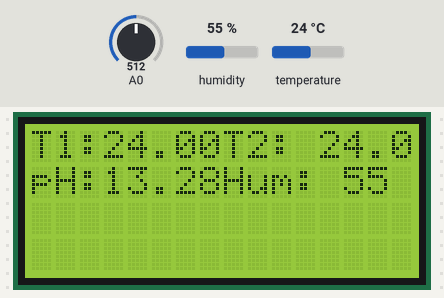
Bench run of a sketch on a simulated Arduino Nano, built with avr-gcc and run on an emulated ATmega328P. Shown: 16×4 character LCD. Inputs (shaded band) come from the test bench; at power-on: humidity 55 %, A0 = 512, temperature 24 °C. What the sketch prints to the serial monitor is not drawn.

Above: at 3.8 s.
3.9 s: humidity set to 22 %
At 5.7 s:
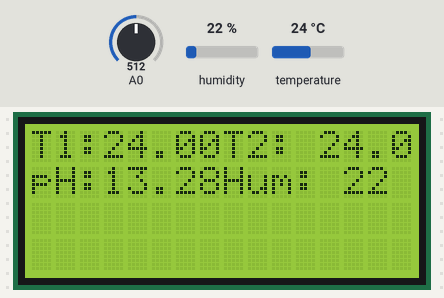
6.9 s: A0 set to 716
At 10.3 s:
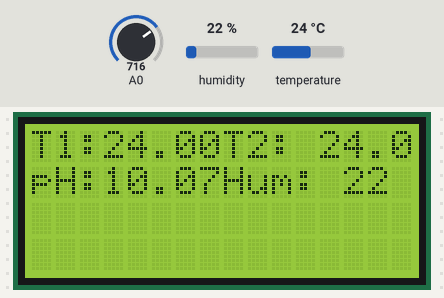
11.1 s: temperature set to 12 °C
At 12.6 s:
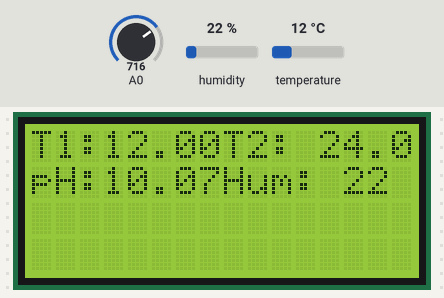
15.3 s: A0 set to 900
At 19.3 s:
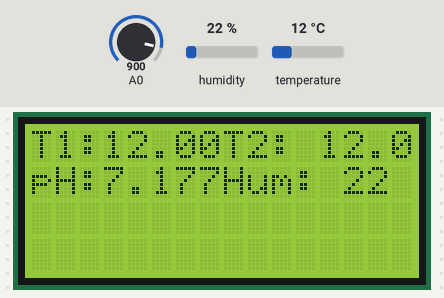
19.6 s: humidity set to 40 %
At 22.7 s:
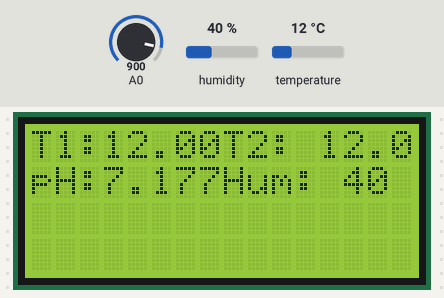
23.8 s: A0 set to 1023
At 27.2 s:
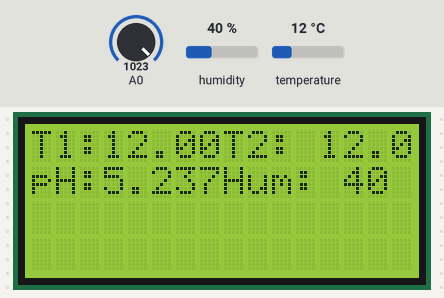
Timing chart, 0 to 28.7 s (numbered marks = the images above; inputs shaded):
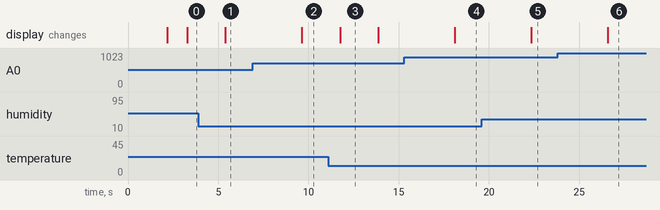

Measured:
- after the input at 3.9 s, the display: changes after 1.5 s (image 1)
- after the input at 6.9 s, the display: changes after 2.7 s (image 2)
- after the input at 11.1 s, the display: changes after 0.66 s (image 3)
- after the input at 15.3 s, the display: changes after 2.8 s (image 4)
- after the input at 19.6 s, the display: changes after 2.7 s (image 5)
- after the input at 23.8 s, the display: changes after 2.8 s (image 6)
- what the display in image 3 shows lasts 2.1 s, from 11.8 s to 13.9 s

The sketch:

SuhuHumidityPhBlynkarduinouno.ino
```cpp
#include <Wire.h>
#include <LiquidCrystal_I2C.h>
#include "DHT.h"
#include <OneWire.h>
#include <DallasTemperature.h>
#include <SoftwareSerial.h>

#define ONE_WIRE_BUS 2
#define DHTPIN 2
#define DHTTYPE DHT11

DHT dht(DHTPIN, DHTTYPE);
SoftwareSerial Nano(7, 8);
LiquidCrystal_I2C lcd(0x27, 16, 4);
// Deklarasi PIN DHT11 //
OneWire oneWire(ONE_WIRE_BUS);
DallasTemperature sensorSuhu(&oneWire);

float calibration_value = 21.34;
int phval = 0;
float t,h,volt,ph_act,suhuDS;
unsigned long int avgval;
int buffer_arr[10], temp;

// Tipe sensor yang digunakan (DHT11 atau DHT22) //


union { //data dikirim ke NodeMCU
  struct {
    float suhuDHT;
    float humDHT;
    float suhuDS;
    float PH;
  } param;
  byte packet[16];
} dataKirim;

// Membuat ikon kelelembaban //
byte suhu[8] =
{
  B00100,
  B01010,
  B01010,
  B01110,
  B11111,
  B11111,
  B01110,
  B00000
};

// Membuat ikon kelelembaban //
byte kelembaban[8] =
{
  B00100,
  B01010,
  B01010,
  B10001,
  B10001,
  B10001,
  B01110,
  B00000
};

void setup() {

  // put your setup code here, to run once
  Serial.begin(115200);
  Nano.begin(115200);
  lcd.init(); // initialize the lcd

  // Print a message to the LCD.

  lcd.backlight();
  lcd.init();
  //  lcd.backlight();
  //  lcd.createChar(1, kelembaban);
  //  lcd.createChar(2, suhu);
  lcd.setCursor(0, 0); lcd.print("Squilliam");
  lcd.setCursor(0, 1); lcd.print("Fancyson 2021");
  delay(2000);
  lcd.clear();
  //  lcd.write(2);
  lcd.setCursor(8, 0); lcd.print("T2:");
  lcd.setCursor(8, 1); lcd.print("Hum:  %");
  //  lcd.write(1);
  dht.begin();
}

void loop() {
  // Menampilkan pesan Error jika sensor tidak terbaca //
  //  lcd.setCursor(12, 0); lcd.print(t);
  //  lcd.setCursor(13, 1); lcd.print(h);
  //
  //  float hif = dht.computeHeatIndex(f, h);
  //  float hic = dht.computeHeatIndex(t, h, false);
  // Menampilkan data ke LCD //
  read_PH();
  readDHT();
  readDS();
  Serial.println(ph_act);
  Serial.println(t);
  Serial.println(h);
  Serial.println(suhuDS);

  lcd.setCursor(0, 0); lcd.print("T1:");
  lcd.setCursor(3, 0); lcd.print(suhuDS);

  lcd.setCursor(12, 0); lcd.print(t, 1);
  lcd.setCursor(13, 1); lcd.print(h, 0);

  lcd.setCursor(0, 1); lcd.print("pH:");
  lcd.setCursor(3, 1); lcd.print(ph_act);

  sendData();
  // Jeda Waktu, ubah menjadi 2000 untuk DHT22//
  delay(1000);

}

void read_PH() {
  for (int i = 0; i < 10; i++)
  {
    buffer_arr[i] = analogRead(A0);
    delay(30);
  }
  for (int i = 0; i < 9; i++)
  {
    for (int j = i + 1; j < 10; j++)
    {
      if (buffer_arr[i] > buffer_arr[j])
      {
        temp = buffer_arr[i];
        buffer_arr[i] = buffer_arr[j];
        buffer_arr[j] = temp;
      }
    }
  }
  avgval = 0;
  for (int i = 2; i < 8; i++)
    avgval += buffer_arr[i];
  volt = (float)avgval * 5.0 / 1024 / 6;
  ph_act = -3.225 * volt + calibration_value;
}

void readDHT() {
  // Membaca kelembaban //
  h = dht.readHumidity();
  // Membaca suhu dalam satuan Celsius //
  t = dht.readTemperature();
  // Membaca suhu dalam satuan Fahrenheit //
//  f = dht.readTemperature(true);
}

void readDS() {
  sensorSuhu.requestTemperatures();
  suhuDS = sensorSuhu.getTempCByIndex(0);
}

void sendData() {
  dataKirim.param.suhuDHT = t;
  dataKirim.param.humDHT = h;
  dataKirim.param.suhuDS = suhuDS;
  dataKirim.param.PH = ph_act;
  //  Serial.println(dataKirim.param.tb);
  //  Serial.println(dataKirim.param.hb);
  //  Serial.println(dataKirim.param.nilai_suhub);
  //  Serial.println(dataKirim.param.ph_actb);
  //  Serial.write("WOW");
  Nano.write('$');
  Nano.write(dataKirim.packet, sizeof(dataKirim.packet));
}
```
